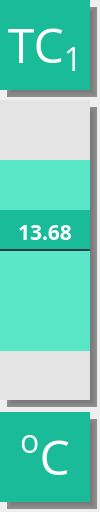
<?xml version="1.0" encoding="UTF-8"?>
<ui version="4.0">
 <class>wVolueBar</class>
 <widget class="QFrame" name="wVolueBar">
  <property name="geometry">
   <rect>
    <x>0</x>
    <y>0</y>
    <width>100</width>
    <height>512</height>
   </rect>
  </property>
  <property name="font">
   <font>
    <family>Open Sans</family>
   </font>
  </property>
  <property name="windowTitle">
   <string>Frame</string>
  </property>
  <property name="frameShape">
   <enum>QFrame::NoFrame</enum>
  </property>
  <property name="frameShadow">
   <enum>QFrame::Raised</enum>
  </property>
  <property name="lineWidth">
   <number>0</number>
  </property>
  <layout class="QVBoxLayout" name="verticalLayout">
   <property name="spacing">
    <number>0</number>
   </property>
   <property name="sizeConstraint">
    <enum>QLayout::SetDefaultConstraint</enum>
   </property>
   <property name="leftMargin">
    <number>0</number>
   </property>
   <property name="topMargin">
    <number>0</number>
   </property>
   <property name="rightMargin">
    <number>0</number>
   </property>
   <property name="bottomMargin">
    <number>0</number>
   </property>
   <item>
    <widget class="QFrame" name="frameType">
     <property name="minimumSize">
      <size>
       <width>100</width>
       <height>100</height>
      </size>
     </property>
     <property name="maximumSize">
      <size>
       <width>100</width>
       <height>100</height>
      </size>
     </property>
     <property name="frameShape">
      <enum>QFrame::NoFrame</enum>
     </property>
     <property name="frameShadow">
      <enum>QFrame::Raised</enum>
     </property>
     <property name="lineWidth">
      <number>0</number>
     </property>
     <widget class="QLabel" name="typeBar">
      <property name="geometry">
       <rect>
        <x>0</x>
        <y>0</y>
        <width>90</width>
        <height>90</height>
       </rect>
      </property>
      <property name="minimumSize">
       <size>
        <width>90</width>
        <height>90</height>
       </size>
      </property>
      <property name="maximumSize">
       <size>
        <width>90</width>
        <height>90</height>
       </size>
      </property>
      <property name="font">
       <font>
        <family>Open Sans</family>
        <pointsize>36</pointsize>
        <weight>50</weight>
        <bold>false</bold>
       </font>
      </property>
      <property name="styleSheet">
       <string notr="true">color: rgb(255, 255, 255);
background-color: rgb(26, 187, 153);</string>
      </property>
      <property name="text">
       <string>&lt;html&gt;&lt;head/&gt;&lt;body&gt;&lt;p&gt;TC&lt;span style=&quot; vertical-align:sub;&quot;&gt;1&lt;/span&gt;&lt;/p&gt;&lt;/body&gt;&lt;/html&gt;</string>
      </property>
      <property name="alignment">
       <set>Qt::AlignCenter</set>
      </property>
     </widget>
     <widget class="QWidget" name="shadowType" native="true">
      <property name="geometry">
       <rect>
        <x>7</x>
        <y>7</y>
        <width>90</width>
        <height>90</height>
       </rect>
      </property>
      <property name="styleSheet">
       <string notr="true">background-color: rgba(0, 0, 0, 100);
border-right:15px solid qlineargradient(spread:pad, x1:0, y1:0, x2:1, y2:0, stop:0 rgba(0, 0, 0, 100), stop:1 rgba(255, 255, 255, 0));
border-bottom:15px solid qlineargradient(spread:pad, x1:0, y1:0, x2:0, y2:1, stop:0 rgba(0, 0, 0, 100), stop:1 rgba(255, 255, 255, 0));
border-left:15px solid qlineargradient(spread:pad, x1:1, y1:0, x2:0, y2:0, stop:0 rgba(0, 0, 0, 100), stop:1 rgba(255, 255, 255, 0));
border-top:15px solid qlineargradient(spread:pad, x1:0, y1:1, x2:0, y2:0, stop:0 rgba(0, 0, 0, 100), stop:1 rgba(255, 255, 255, 0));
background-clip:padding;</string>
      </property>
     </widget>
     <zorder>shadowType</zorder>
     <zorder>typeBar</zorder>
    </widget>
   </item>
   <item>
    <widget class="QWidget" name="frameBar" native="true">
     <property name="sizePolicy">
      <sizepolicy hsizetype="Preferred" vsizetype="Preferred">
       <horstretch>0</horstretch>
       <verstretch>0</verstretch>
      </sizepolicy>
     </property>
     <property name="styleSheet">
      <string notr="true"/>
     </property>
     <widget class="QWidget" name="shadowBar" native="true">
      <property name="geometry">
       <rect>
        <x>7</x>
        <y>7</y>
        <width>90</width>
        <height>300</height>
       </rect>
      </property>
      <property name="font">
       <font>
        <family>Open Sans</family>
       </font>
      </property>
      <property name="styleSheet">
       <string notr="true">background-color: rgba(0, 0, 0, 100);
border-right:15px solid qlineargradient(spread:pad, x1:0, y1:0, x2:1, y2:0, stop:0 rgba(0, 0, 0, 100), stop:1 rgba(255, 255, 255, 0));
border-bottom:15px solid qlineargradient(spread:pad, x1:0, y1:0, x2:0, y2:1, stop:0 rgba(0, 0, 0, 100), stop:1 rgba(255, 255, 255, 0));
border-left:15px solid qlineargradient(spread:pad, x1:1, y1:0, x2:0, y2:0, stop:0 rgba(0, 0, 0, 100), stop:1 rgba(255, 255, 255, 0));
border-top:15px solid qlineargradient(spread:pad, x1:0, y1:1, x2:0, y2:0, stop:0 rgba(0, 0, 0, 100), stop:1 rgba(255, 255, 255, 0));
background-clip:padding;
</string>
      </property>
     </widget>
     <widget class="QWidget" name="placeBar" native="true">
      <property name="geometry">
       <rect>
        <x>0</x>
        <y>0</y>
        <width>90</width>
        <height>300</height>
       </rect>
      </property>
      <property name="font">
       <font>
        <family>Open Sans</family>
       </font>
      </property>
      <property name="styleSheet">
       <string notr="true">background-color: #e4e4e4;</string>
      </property>
      <widget class="QWidget" name="amplBar" native="true">
       <property name="geometry">
        <rect>
         <x>0</x>
         <y>60</y>
         <width>90</width>
         <height>191</height>
        </rect>
       </property>
       <property name="font">
        <font>
         <family>Open Sans</family>
        </font>
       </property>
       <property name="styleSheet">
        <string notr="true">background-color: rgb(90, 231, 199);
</string>
       </property>
      </widget>
      <widget class="QLabel" name="volBar">
       <property name="geometry">
        <rect>
         <x>0</x>
         <y>122</y>
         <width>90</width>
         <height>20</height>
        </rect>
       </property>
       <property name="font">
        <font>
         <family>Open Sans</family>
         <pointsize>16</pointsize>
         <weight>75</weight>
         <bold>true</bold>
        </font>
       </property>
       <property name="styleSheet">
        <string notr="true">color: rgb(255, 255, 255);
background-color: rgba(0, 0, 0, 0);</string>
       </property>
       <property name="text">
        <string>13.68</string>
       </property>
       <property name="alignment">
        <set>Qt::AlignCenter</set>
       </property>
      </widget>
      <widget class="QWidget" name="curHBar" native="true">
       <property name="geometry">
        <rect>
         <x>0</x>
         <y>110</y>
         <width>90</width>
         <height>41</height>
        </rect>
       </property>
       <property name="font">
        <font>
         <family>Open Sans</family>
        </font>
       </property>
       <property name="styleSheet">
        <string notr="true">background-color: rgb(26, 187, 153);
</string>
       </property>
      </widget>
      <widget class="QWidget" name="lineZero" native="true">
       <property name="geometry">
        <rect>
         <x>0</x>
         <y>149</y>
         <width>90</width>
         <height>2</height>
        </rect>
       </property>
       <property name="styleSheet">
        <string notr="true">background-color: #2c3d4d;</string>
       </property>
      </widget>
      <zorder>amplBar</zorder>
      <zorder>curHBar</zorder>
      <zorder>volBar</zorder>
      <zorder>lineZero</zorder>
     </widget>
    </widget>
   </item>
   <item>
    <widget class="QFrame" name="frameMes">
     <property name="minimumSize">
      <size>
       <width>100</width>
       <height>100</height>
      </size>
     </property>
     <property name="maximumSize">
      <size>
       <width>100</width>
       <height>100</height>
      </size>
     </property>
     <property name="frameShape">
      <enum>QFrame::NoFrame</enum>
     </property>
     <property name="frameShadow">
      <enum>QFrame::Raised</enum>
     </property>
     <property name="lineWidth">
      <number>0</number>
     </property>
     <widget class="QWidget" name="shadowMes" native="true">
      <property name="geometry">
       <rect>
        <x>7</x>
        <y>7</y>
        <width>90</width>
        <height>90</height>
       </rect>
      </property>
      <property name="font">
       <font>
        <pointsize>8</pointsize>
       </font>
      </property>
      <property name="styleSheet">
       <string notr="true">background-color: rgba(0, 0, 0, 100);
border-right:15px solid qlineargradient(spread:pad, x1:0, y1:0, x2:1, y2:0, stop:0 rgba(0, 0, 0, 100), stop:1 rgba(255, 255, 255, 0));
border-bottom:15px solid qlineargradient(spread:pad, x1:0, y1:0, x2:0, y2:1, stop:0 rgba(0, 0, 0, 100), stop:1 rgba(255, 255, 255, 0));
border-left:15px solid qlineargradient(spread:pad, x1:1, y1:0, x2:0, y2:0, stop:0 rgba(0, 0, 0, 100), stop:1 rgba(255, 255, 255, 0));
border-top:15px solid qlineargradient(spread:pad, x1:0, y1:1, x2:0, y2:0, stop:0 rgba(0, 0, 0, 100), stop:1 rgba(255, 255, 255, 0));
background-clip:padding;</string>
      </property>
     </widget>
     <widget class="QLabel" name="mesBar">
      <property name="geometry">
       <rect>
        <x>0</x>
        <y>0</y>
        <width>90</width>
        <height>90</height>
       </rect>
      </property>
      <property name="minimumSize">
       <size>
        <width>90</width>
        <height>90</height>
       </size>
      </property>
      <property name="maximumSize">
       <size>
        <width>90</width>
        <height>90</height>
       </size>
      </property>
      <property name="font">
       <font>
        <family>Open Sans</family>
        <pointsize>36</pointsize>
        <weight>50</weight>
        <bold>false</bold>
       </font>
      </property>
      <property name="styleSheet">
       <string notr="true">color: rgb(255, 255, 255);
background-color: rgb(26, 187, 153);</string>
      </property>
      <property name="text">
       <string>&lt;html&gt;&lt;head/&gt;&lt;body&gt;&lt;p&gt;&lt;span style=&quot; vertical-align:super;&quot;&gt;o&lt;/span&gt;C&lt;/p&gt;&lt;/body&gt;&lt;/html&gt;</string>
      </property>
      <property name="alignment">
       <set>Qt::AlignCenter</set>
      </property>
     </widget>
    </widget>
   </item>
  </layout>
 </widget>
 <resources/>
 <connections/>
</ui>
